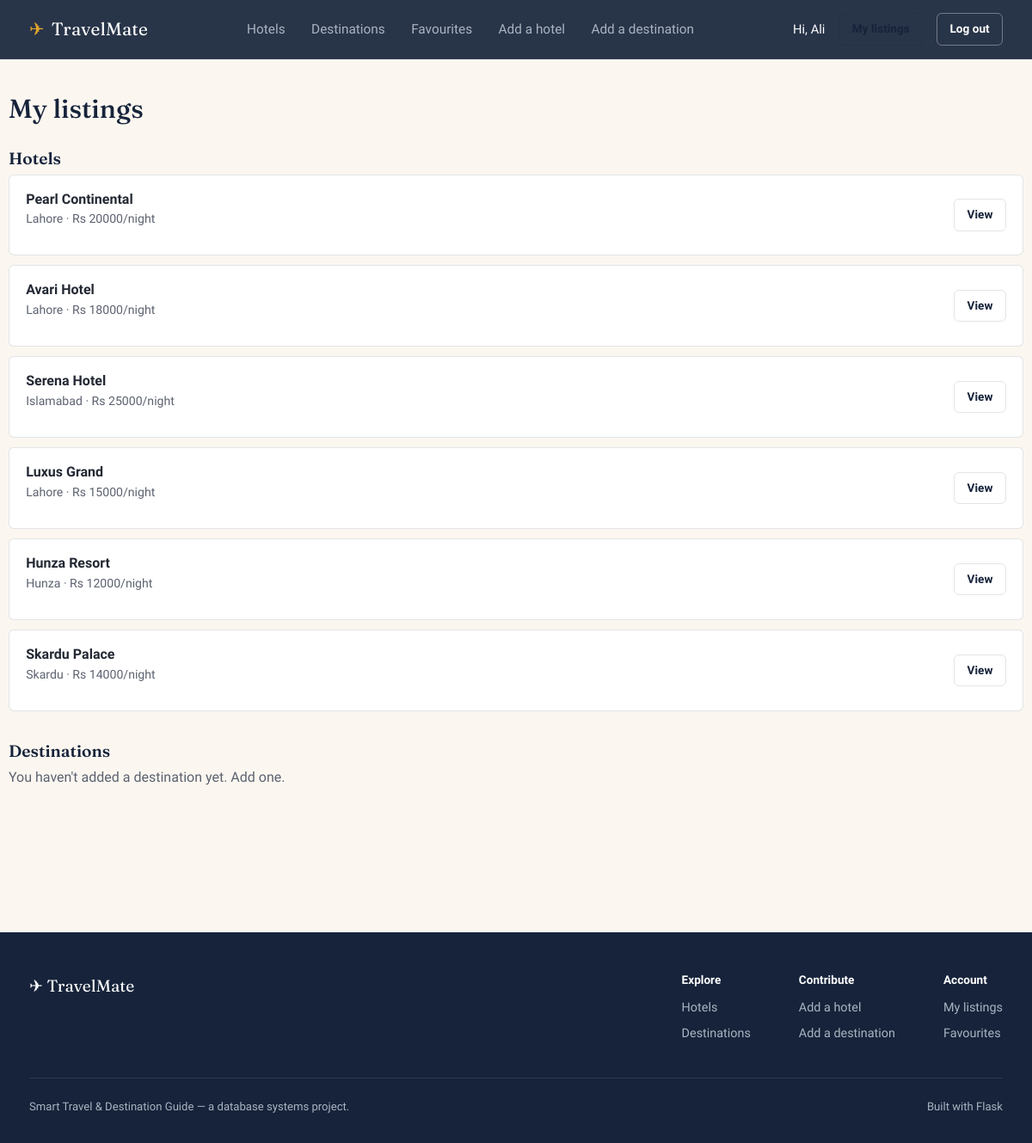
The app's page /my-listings (signed in) with its own data.
### models.py (models this page shows, shortened)
class User(db.Model):
    __tablename__ = "users"
    id = db.Column(db.Integer, primary_key=True)
    name = db.Column(db.String(100), nullable=False)
    email = db.Column(db.String(120), unique=True, nullable=False)
    password_hash = db.Column(db.String(255), nullable=False)
    role = db.Column(db.String(20), nullable=False, default="traveler")  # traveler | admin
    hotels = db.relationship("Hotel", backref="owner", lazy=True)
    reviews = db.relationship("Review", backref="author", lazy=True)
    favourites = db.relationship("Favourite", backref="user", lazy=True)
    destinations = db.relationship("Destination", backref="added_by_user", lazy=True)

class Hotel(db.Model):
    __tablename__ = "hotels"
    id = db.Column(db.Integer, primary_key=True)
    name = db.Column(db.String(120), nullable=False)
    city = db.Column(db.String(100), nullable=False)
    address = db.Column(db.String(255))
    description = db.Column(db.Text)
    image_url = db.Column(db.String(500))
    price_per_night = db.Column(db.Numeric(10, 2), nullable=False)
    rating = db.Column(db.Numeric(2, 1), default=0)
    owner_id = db.Column(db.Integer, db.ForeignKey("users.id", ondelete="SET NULL"))
    rooms = db.relationship("Room", backref="hotel", cascade="all, delete-orphan", lazy=True)
    reviews = db.relationship("Review", backref="hotel", cascade="all, delete-orphan", lazy=True)
    favourited_by = db.relationship("Favourite", backref="hotel", cascade="all, delete-orphan", lazy=True)
    amenities = db.relationship("Amenity", secondary="hotel_amenity", backref="hotels", lazy=True)

### app.py (the view)
@app.route("/my-listings")
@login_required
def my_listings():
    my_hotels = Hotel.query.filter_by(owner_id=session["user_id"]).all()
    my_destinations = Destination.query.filter_by(added_by=session["user_id"]).all()
    return render_template("my_listings.html", hotels=my_hotels, destinations=my_destinations)

### app.py (called while the page is built)
def current_user():
    user_id = session.get("user_id")
    if not user_id:
        return None
    return db.session.get(User, user_id)

def login_required(view):
    @wraps(view)
    def wrapped(*args, **kwargs):
        if not session.get("user_id"):
            flash("Please log in to do that.", "error")
            return redirect(url_for("login", next=request.path))
        return view(*args, **kwargs)
    return wrapped

@app.context_processor
def inject_user():
    return {"current_user": current_user()}

### templates/my_listings.html (shortened to what this page needs)
{% extends "base.html" %}
{% block content %}
<section class="section container" style="padding-top:2.5rem;">
  <h1 style="font-size:1.9rem;">My listings</h1>
  <h3 style="margin-top:1.8rem;">Hotels</h3>
  {% if hotels %}
    {% for hotel in hotels %}
    <div class="listing-row">
      <div>
        <strong>{{ hotel.name }}</strong>
        <p class="meta">{{ hotel.city }} · Rs {{ "%.0f"|format(hotel.price_per_night) }}/night</p>
      </div>
      <div class="listing-actions">
        <a href="{{ url_for('hotel_detail', hotel_id=hotel.id) }}" class="btn btn-ghost btn-sm">View</a>
      </div>
    </div>
    {% endfor %}
  {% else %}
    <p class="text-muted">You haven't added a hotel yet. <a href="{{ url_for('add_hotel') }}">Add one</a>.</p>
  {% endif %}
  <h3 style="margin-top:2.2rem;">Destinations</h3>
  {% if destinations %}
    {% for d in destinations %}
    <div class="listing-row">
      <div>
        <strong>{{ d.name }}</strong>
        <p class="meta">{{ d.city }}</p>
      </div>
      <div class="listing-actions">
        <a href="{{ url_for('destination_detail', destination_id=d.id) }}" class="btn btn-ghost btn-sm">View</a>
      </div>
    </div>
    {% endfor %}
  {% else %}
    <p class="text-muted">You haven't added a destination yet. <a href="{{ url_for('add_destination') }}">Add one</a>.</p>
  {% endif %}
</section>
{% endblock %}

### templates/base.html (shortened to what this page needs)
<!DOCTYPE html>
<html lang="en">
<head>
<link rel="stylesheet" href="{{ url_for('static', filename='css/style.css') }}">
</head>
<body>
<nav class="navbar">
  <div class="navbar-inner">
    <a href="{{ url_for('home') }}" class="brand"><span class="mark">✈</span> TravelMate</a>
    <ul class="nav-links">
      <li><a href="{{ url_for('hotels') }}" class="{{ 'active' if request.endpoint == 'hotels' }}">Hotels</a></li>
      <li><a href="{{ url_for('destinations') }}" class="{{ 'active' if request.endpoint in ['destinations', 'destination_detail'] }}">Destinations</a></li>
      {% if current_user %}
      <li><a href="{{ url_for('favourites') }}" class="{{ 'active' if request.endpoint == 'favourites' }}">Favourites</a></li>
      <li><a href="{{ url_for('add_hotel') }}">Add a hotel</a></li>
      <li><a href="{{ url_for('add_destination') }}">Add a destination</a></li>
      {% endif %}
    </ul>
    <div class="nav-actions">
      {% if current_user %}
        <span class="nav-user">Hi, {{ current_user.name.split(' ')[0] }}</span>
        <a href="{{ url_for('my_listings') }}" class="btn btn-ghost btn-sm">My listings</a>
        <a href="{{ url_for('logout') }}" class="btn btn-outline btn-sm">Log out</a>
      {% else %}
        <a href="{{ url_for('login') }}" class="btn btn-outline btn-sm">Log in</a>
      {% endif %}
    </div>
  </div>
</nav>
<main>
{% block content %}{% endblock %}
</main>
<footer>
  <div class="container">
    <div class="footer-grid">
      <div class="footer-brand">✈ TravelMate</div>
      <div class="footer-cols">
        <div class="footer-col">
          <h4>Explore</h4>
          <a href="{{ url_for('hotels') }}">Hotels</a>
          <a href="{{ url_for('destinations') }}">Destinations</a>
        </div>
        <div class="footer-col">
          <h4>Contribute</h4>
          <a href="{{ url_for('add_hotel') }}">Add a hotel</a>
          <a href="{{ url_for('add_destination') }}">Add a destination</a>
        </div>
        <div class="footer-col">
          <h4>Account</h4>
          {% if current_user %}
            <a href="{{ url_for('my_listings') }}">My listings</a>
            <a href="{{ url_for('favourites') }}">Favourites</a>
          {% else %}
            <a href="{{ url_for('login') }}">Log in</a>
          {% endif %}
        </div>
      </div>
    </div>
    <div class="footer-bottom">
      <span>Smart Travel & Destination Guide — a database systems project.</span>
      <span>Built with Flask</span>
    </div>
  </div>
</footer>
</body>
</html>

### static/css/style.css (style rules this page uses)
:root { --ink: #16233a; --ink-soft: #223349; --ink-tint: #2c3e58; --paper: #fbf7f0; --paper-dim: #f1ebdc; --paper-line: rgba(22, 35, 58, 0.12); --marigold: #e3a72e; --marigold-dark: #b9840f; --teal: #2f6f62; --teal-dark: #204d43; --brick: #a8452f; --text: #232833; --text-muted: #5c6270; --text-on-ink: #eef1f3; --text-on-ink-muted: #aab4c2; --font-display: "Fraunces", "Iowan Old Style", Georgia, serif; --font-body: "Work Sans", "Segoe UI", sans-serif; --radius-s: 6px; --radius-m: 10px; --shadow-card: 0 1px 2px rgba(22, 35, 58, 0.06), 0 8px 24px -12px rgba(22, 35, 58, 0.25); --shadow-float: 0 20px 50px -20px rgba(22, 35, 58, 0.45); --max-width: 1180px; }
*, *::before, *::after { box-sizing: border-box; }
html { scroll-behavior: smooth; }
body { margin: 0; font-family: var(--font-body); background: var(--paper); color: var(--text); line-height: 1.55; -webkit-font-smoothing: antialiased; }
h1, h2, h3, h4 { font-family: var(--font-display); color: var(--ink); line-height: 1.15; margin: 0 0 0.4em; font-weight: 600; }
h1 { font-size: clamp(2.1rem, 4vw, 3.4rem); font-weight: 500; }
h3 { font-size: 1.2rem; }
p { margin: 0 0 1em; color: var(--text); max-width: 62ch; }
a { color: inherit; text-decoration: none; }
ul { list-style: none; margin: 0; padding: 0; }
.container { max-width: var(--max-width); margin: 0 auto; padding: 0 1.5rem; }
.navbar { position: sticky; top: 0; z-index: 40; background: rgba(22, 35, 58, 0.92); backdrop-filter: blur(8px); border-bottom: 1px solid rgba(255, 255, 255, 0.08); }
.navbar-inner { max-width: var(--max-width); margin: 0 auto; padding: 0 1.5rem; display: flex; align-items: center; justify-content: space-between; height: 68px; }
.brand { font-family: var(--font-display); font-size: 1.3rem; color: #fff; display: flex; align-items: center; gap: 0.5rem; letter-spacing: 0.01em; }
.brand .mark { color: var(--marigold); }
.nav-links { display: flex; align-items: center; gap: 1.9rem; }
.nav-links a { color: var(--text-on-ink-muted); font-size: 0.96rem; transition: color 0.15s ease; }
.nav-actions { display: flex; align-items: center; gap: 1rem; }
.nav-user { color: #fff; font-size: 0.92rem; display: flex; align-items: center; gap: 0.6rem; }
.btn { display: inline-flex; align-items: center; justify-content: center; gap: 0.5rem; padding: 0.72rem 1.4rem; border-radius: var(--radius-s); font-weight: 600; font-size: 0.95rem; border: 1px solid transparent; cursor: pointer; transition: transform 0.12s ease, background 0.15s ease, border-color 0.15s ease; white-space: nowrap; }
.btn-outline { background: transparent; border-color: rgba(255, 255, 255, 0.35); color: #fff; }
.btn-ghost { background: transparent; border-color: var(--paper-line); color: var(--ink); }
.btn-sm { padding: 0.45rem 0.9rem; font-size: 0.85rem; }
.section { padding: 4.5rem 0; }
.listing-row { display: flex; justify-content: space-between; align-items: center; padding: 1rem 1.2rem; border: 1px solid var(--paper-line); border-radius: var(--radius-s); margin-bottom: 0.7rem; background: #fff; gap: 1rem; flex-wrap: wrap; }
.listing-row .meta { color: var(--text-muted); font-size: 0.88rem; }
.listing-actions { display: flex; gap: 0.6rem; }
footer { background: var(--ink); color: var(--text-on-ink-muted); padding: 3rem 0 2rem; margin-top: 5rem; }
.footer-grid { display: flex; justify-content: space-between; gap: 2rem; flex-wrap: wrap; padding-bottom: 2rem; border-bottom: 1px solid rgba(255,255,255,0.1); }
.footer-brand { color: #fff; font-family: var(--font-display); font-size: 1.2rem; }
.footer-cols { display: flex; gap: 3.5rem; flex-wrap: wrap; }
.footer-col h4 { color: #fff; font-family: var(--font-body); font-size: 0.85rem; text-transform: none; margin-bottom: 0.8rem; }
.footer-col a { display: block; color: var(--text-on-ink-muted); font-size: 0.9rem; margin-bottom: 0.5rem; }
.footer-bottom { padding-top: 1.4rem; font-size: 0.82rem; display: flex; justify-content: space-between; flex-wrap: wrap; gap: 0.5rem; }
.text-muted { color: var(--text-muted); }

### records on screen
User: name "Ali"
Hotel: name "Pearl Continental", city "Lahore", price_per_night "20000"
Hotel: name "Avari Hotel", city "Lahore", price_per_night "18000"
Hotel: name "Serena Hotel", city "Islamabad", price_per_night "25000"
Hotel: name "Luxus Grand", city "Lahore", price_per_night "15000"
Hotel: name "Hunza Resort", city "Hunza", price_per_night "12000"
Hotel: name "Skardu Palace", city "Skardu", price_per_night "14000"
